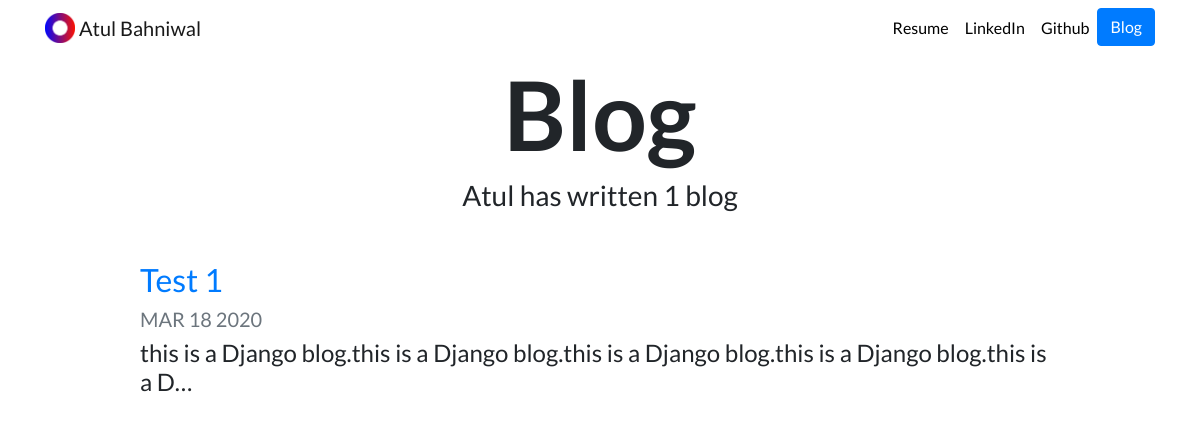
Screenshot of /blog/ with the database file from the repository.
### blog/models.py (models this page shows, shortened)
class Blog(models.Model):
    title = models.CharField(max_length=200)
    description = models.TextField()
    date = models.DateField()

### blog/views.py (the view)
# urls.py: path('', views.all_blogs, name='all_blogs'),
def all_blogs(request):
    blogs = Blog.objects.order_by('-date')
    return render(request, 'blogs/all_blogs.html', {'blogs': blogs})

### blog/templates/blogs/all_blogs.html
{% extends "portfolio/base.html" %} {% load static %} {% block content %}
<h1 id="blogtitle" class="font-weight-bold text-center">Blog</h1>
<h3 class="text-center mb-5">
  Atul has written {{ blogs.count }} blog{{ blogs.count|pluralize }}
</h3>
{% for blog in blogs %}
<div class="row justify-content-center my-3">
  <div class="col-md-10">
    <a href="{% url 'blog:detail' blog.id %}">
      <h2>{{ blog.title }}</h2>
    </a>
    <h5 class="text-muted">{{ blog.date|date:'M d Y'|upper }}</h5>
    <h4>{{ blog.description|striptags|truncatechars:100 }}</h4>
  </div>
</div>
{% endfor %} {% endblock %}

### portfolio/static/portfolio/custom.css (style rules this page uses)
body { font-family: 'Lato', sans-serif; }
#blogtitle { font-size: 6rem; }

### rows the page displays
Blog: title "Test 1", date "MAR 18 2020", description "this is a Django blog.this is a Django blog.this is a Django blog.this is a Django blog.this is a D…"

### other values shown
{{ blogs.count }} "1"
